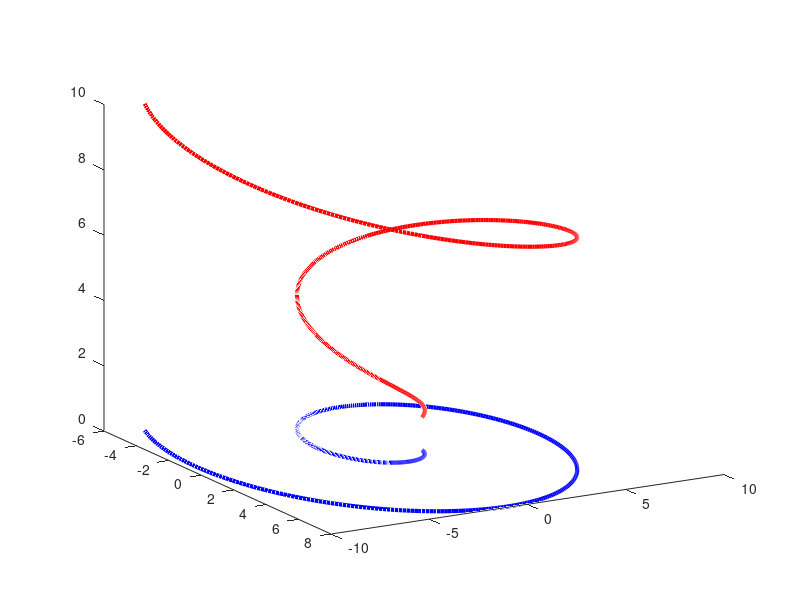

This chart was generated by the following MATLAB code: (Note: this script raises an error after producing the figure.)
  %% mydata_rotate3D
  % demo that produces an animated png picture in 3D; it rotates when openend in a browser, such as Firefox
  % Assumes that operating system can find by the open-source animated png-assembler apngasm-2.91-bin-win64.exe
  % this app is ran outside Matlab 
  
  close all
  z = linspace(1,10,500)'; y = z.*cos(z); x = z.*sin(z); % set data
  
  Hfig = figure;
  plot3(x, y, z, 'r', 'linewidth', 3) % make 3D plot
  hold on
  plot3(x, y, 0*z, 'b', 'linewidth', 3) % make 3D plot
  
  set(Hfig,'units','centimeters', 'position',[2,2,20,20])        
  view([60 20]) % set viewing angle on xy-plane, while rotating around z-axis
  rotate3D(Hfig, 'mydata_rotate3D'); % this writes 100 files in subdir "frames", and deletes them after producing output file
  % you first see a rotating Matlab-fig, where Matlab does the rotation
  % then frame-pictures are written; this takes a while, see progress in Matlab's command-window
  % these frame-pictures are then catenated in the animated png file
  
  % write html-file that includes the animated png-file
  oid = fopen('mydata_rotate3D.html', 'w+'); % open file for reading and writing and deletes old content   
  fprintf(oid, '<!DOCTYPE html><html><body><img src="mydata_rotate3D.png" width="550px"></body></html>\n');           
  fclose(oid);
  web('mydata_rotate3D.html','-browser'); % open browser

  pause(3) % edit this if you want to keep these files
  delete('mydata_rotate3D.html','mydata_rotate3D.png')
